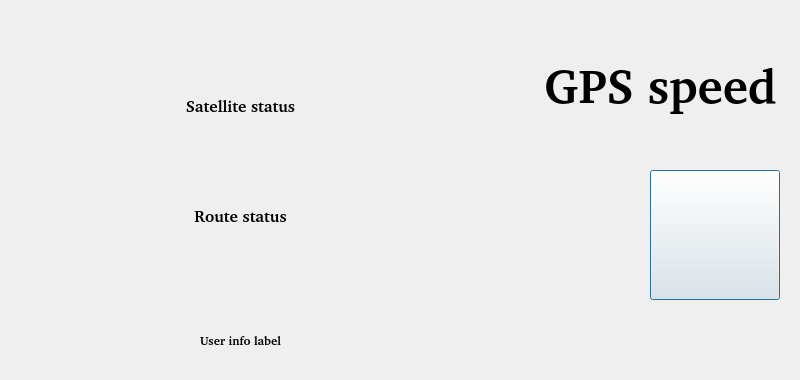
<?xml version="1.0" encoding="UTF-8"?>
<ui version="4.0">
 <class>RouteSaveDialog</class>
 <widget class="QDialog" name="RouteSaveDialog">
  <property name="geometry">
   <rect>
    <x>0</x>
    <y>0</y>
    <width>800</width>
    <height>380</height>
   </rect>
  </property>
  <property name="font">
   <font>
    <family>Bitstream Charter</family>
    <weight>75</weight>
    <bold>true</bold>
   </font>
  </property>
  <property name="windowTitle">
   <string>Route</string>
  </property>
  <property name="windowIcon">
   <iconset resource="graphics.qrc">
    <normaloff>:/new/prefix1/Graphics/route.png</normaloff>:/new/prefix1/Graphics/route.png</iconset>
  </property>
  <widget class="QPushButton" name="buttonRouteStartStop">
   <property name="geometry">
    <rect>
     <x>650</x>
     <y>170</y>
     <width>130</width>
     <height>130</height>
    </rect>
   </property>
   <property name="text">
    <string/>
   </property>
   <property name="icon">
    <iconset resource="graphics.qrc">
     <normaloff>:/new/prefix1/Graphics/route_start.png</normaloff>:/new/prefix1/Graphics/route_start.png</iconset>
   </property>
   <property name="iconSize">
    <size>
     <width>125</width>
     <height>125</height>
    </size>
   </property>
   <property name="autoRepeat">
    <bool>false</bool>
   </property>
  </widget>
  <widget class="QLabel" name="labelRouteSatellitePicture">
   <property name="geometry">
    <rect>
     <x>200</x>
     <y>60</y>
     <width>80</width>
     <height>80</height>
    </rect>
   </property>
   <property name="autoFillBackground">
    <bool>true</bool>
   </property>
   <property name="text">
    <string/>
   </property>
   <property name="pixmap">
    <pixmap resource="graphics.qrc">:/new/prefix1/Graphics/satellite_vista.png</pixmap>
   </property>
   <property name="scaledContents">
    <bool>true</bool>
   </property>
   <property name="alignment">
    <set>Qt::AlignCenter</set>
   </property>
  </widget>
  <widget class="QLabel" name="labelRouteSatelliteStatus">
   <property name="geometry">
    <rect>
     <x>90</x>
     <y>80</y>
     <width>301</width>
     <height>51</height>
    </rect>
   </property>
   <property name="font">
    <font>
     <pointsize>12</pointsize>
    </font>
   </property>
   <property name="text">
    <string>Satellite status</string>
   </property>
   <property name="alignment">
    <set>Qt::AlignCenter</set>
   </property>
  </widget>
  <widget class="QLabel" name="labelRoutePicture">
   <property name="geometry">
    <rect>
     <x>200</x>
     <y>170</y>
     <width>80</width>
     <height>80</height>
    </rect>
   </property>
   <property name="autoFillBackground">
    <bool>true</bool>
   </property>
   <property name="text">
    <string/>
   </property>
   <property name="pixmap">
    <pixmap resource="graphics.qrc">:/new/prefix1/Graphics/route.png</pixmap>
   </property>
   <property name="scaledContents">
    <bool>true</bool>
   </property>
   <property name="alignment">
    <set>Qt::AlignCenter</set>
   </property>
  </widget>
  <widget class="QLabel" name="labelRouteStatus">
   <property name="geometry">
    <rect>
     <x>90</x>
     <y>190</y>
     <width>301</width>
     <height>51</height>
    </rect>
   </property>
   <property name="font">
    <font>
     <pointsize>12</pointsize>
    </font>
   </property>
   <property name="autoFillBackground">
    <bool>false</bool>
   </property>
   <property name="text">
    <string>Route status</string>
   </property>
   <property name="alignment">
    <set>Qt::AlignCenter</set>
   </property>
  </widget>
  <widget class="QLabel" name="labelGpsSpeed">
   <property name="geometry">
    <rect>
     <x>540</x>
     <y>40</y>
     <width>241</width>
     <height>91</height>
    </rect>
   </property>
   <property name="font">
    <font>
     <pointsize>36</pointsize>
    </font>
   </property>
   <property name="text">
    <string>GPS speed</string>
   </property>
   <property name="alignment">
    <set>Qt::AlignCenter</set>
   </property>
  </widget>
  <widget class="QLabel" name="label">
   <property name="geometry">
    <rect>
     <x>0</x>
     <y>230</y>
     <width>150</width>
     <height>150</height>
    </rect>
   </property>
   <property name="text">
    <string/>
   </property>
   <property name="pixmap">
    <pixmap resource="graphics.qrc">:/new/prefix1/Graphics/sf_2.png</pixmap>
   </property>
  </widget>
  <widget class="QLabel" name="labelUserInfo">
   <property name="geometry">
    <rect>
     <x>200</x>
     <y>320</y>
     <width>501</width>
     <height>41</height>
    </rect>
   </property>
   <property name="text">
    <string>User info label</string>
   </property>
  </widget>
 </widget>
 <resources>
  <include location="graphics.qrc"/>
 </resources>
 <connections/>
</ui>
